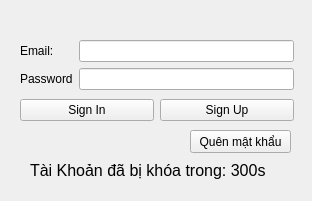
<?xml version="1.0" encoding="UTF-8"?>
<ui version="4.0">
 <class>Form</class>
 <widget class="QWidget" name="Form">
  <property name="geometry">
   <rect>
    <x>0</x>
    <y>0</y>
    <width>312</width>
    <height>201</height>
   </rect>
  </property>
  <property name="windowTitle">
   <string>Sign In</string>
  </property>
  <widget class="QLabel" name="label">
   <property name="geometry">
    <rect>
     <x>30</x>
     <y>160</y>
     <width>261</width>
     <height>21</height>
    </rect>
   </property>
   <property name="text">
    <string>&lt;html&gt;&lt;head/&gt;&lt;body&gt;&lt;p&gt;&lt;span style=&quot; font-size:12pt;&quot;&gt;Tài Khoản đã bị khóa trong: 300s&lt;/span&gt;&lt;/p&gt;&lt;/body&gt;&lt;/html&gt;</string>
   </property>
  </widget>
  <widget class="QWidget" name="layoutWidget">
   <property name="geometry">
    <rect>
     <x>20</x>
     <y>40</y>
     <width>274</width>
     <height>81</height>
    </rect>
   </property>
   <layout class="QVBoxLayout" name="verticalLayout">
    <item>
     <layout class="QFormLayout" name="formLayout">
      <item row="0" column="0">
       <widget class="QLabel" name="emailLabel">
        <property name="text">
         <string>Email:</string>
        </property>
       </widget>
      </item>
      <item row="0" column="1">
       <widget class="QLineEdit" name="emailLineEdit">
        <property name="enabled">
         <bool>true</bool>
        </property>
       </widget>
      </item>
      <item row="1" column="0">
       <widget class="QLabel" name="passwordLabel">
        <property name="text">
         <string>Password</string>
        </property>
       </widget>
      </item>
      <item row="1" column="1">
       <widget class="QLineEdit" name="passwordLineEdit"/>
      </item>
     </layout>
    </item>
    <item>
     <layout class="QHBoxLayout" name="horizontalLayout">
      <item>
       <widget class="QPushButton" name="pushButton">
        <property name="text">
         <string>Sign In</string>
        </property>
       </widget>
      </item>
      <item>
       <widget class="QPushButton" name="pushButton_2">
        <property name="text">
         <string>Sign Up</string>
        </property>
       </widget>
      </item>
     </layout>
    </item>
   </layout>
  </widget>
  <widget class="QPushButton" name="pushButton_3">
   <property name="geometry">
    <rect>
     <x>190</x>
     <y>130</y>
     <width>101</width>
     <height>23</height>
    </rect>
   </property>
   <property name="text">
    <string>Quên mật khẩu</string>
   </property>
  </widget>
 </widget>
 <resources/>
 <connections/>
</ui>
